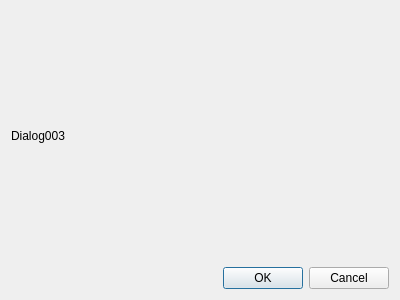
<?xml version="1.0" encoding="UTF-8"?>
<ui version="4.0">
 <class>Dialog003</class>
 <widget class="QDialog" name="Dialog003">
  <property name="geometry">
   <rect>
    <x>0</x>
    <y>0</y>
    <width>400</width>
    <height>300</height>
   </rect>
  </property>
  <property name="windowTitle">
   <string>Dialog</string>
  </property>
  <layout class="QVBoxLayout" name="verticalLayout">
   <item>
    <widget class="QLabel" name="label">
     <property name="text">
      <string>Dialog003</string>
     </property>
    </widget>
   </item>
   <item>
    <widget class="QDialogButtonBox" name="buttonBox">
     <property name="orientation">
      <enum>Qt::Horizontal</enum>
     </property>
     <property name="standardButtons">
      <set>QDialogButtonBox::Cancel|QDialogButtonBox::Ok</set>
     </property>
    </widget>
   </item>
  </layout>
 </widget>
 <resources/>
 <connections>
  <connection>
   <sender>buttonBox</sender>
   <signal>accepted()</signal>
   <receiver>Dialog003</receiver>
   <slot>accept()</slot>
   <hints>
    <hint type="sourcelabel">
     <x>248</x>
     <y>254</y>
    </hint>
    <hint type="destinationlabel">
     <x>157</x>
     <y>274</y>
    </hint>
   </hints>
  </connection>
  <connection>
   <sender>buttonBox</sender>
   <signal>rejected()</signal>
   <receiver>Dialog003</receiver>
   <slot>reject()</slot>
   <hints>
    <hint type="sourcelabel">
     <x>316</x>
     <y>260</y>
    </hint>
    <hint type="destinationlabel">
     <x>286</x>
     <y>274</y>
    </hint>
   </hints>
  </connection>
 </connections>
</ui>
